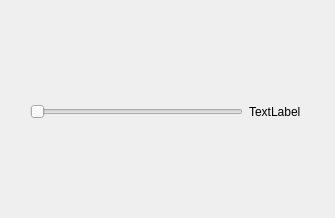
<?xml version="1.0" encoding="UTF-8"?>
<ui version="4.0">
 <class>Form</class>
 <widget class="QWidget" name="Form">
  <property name="geometry">
   <rect>
    <x>0</x>
    <y>0</y>
    <width>335</width>
    <height>218</height>
   </rect>
  </property>
  <property name="windowTitle">
   <string>Form</string>
  </property>
  <widget class="QWidget" name="layoutWidget">
   <property name="geometry">
    <rect>
     <x>30</x>
     <y>100</y>
     <width>271</width>
     <height>24</height>
    </rect>
   </property>
   <layout class="QHBoxLayout" name="horizontalLayout">
    <item>
     <widget class="QSlider" name="horizontalSlider">
      <property name="orientation">
       <enum>Qt::Horizontal</enum>
      </property>
     </widget>
    </item>
    <item>
     <widget class="QLabel" name="label">
      <property name="text">
       <string>TextLabel</string>
      </property>
     </widget>
    </item>
   </layout>
  </widget>
 </widget>
 <resources/>
 <connections/>
</ui>
